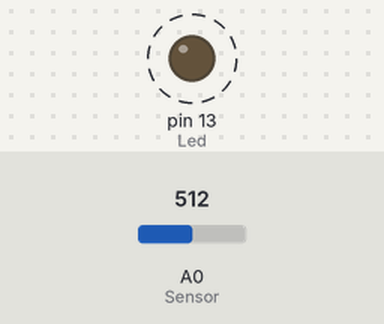
The sketch below on a simulated Arduino Uno, built with avr-gcc and run on an emulated ATmega328P. Shown: output pins drawn as LEDs (lit = HIGH). Dashed ring = blinking. The inputs (shaded band) are chosen by the test bench; at power-on: A0 (Sensor) = 512.

Above: at 1.8 s.
1.9 s: A0 (Sensor) set to 0
At 2.9 s:
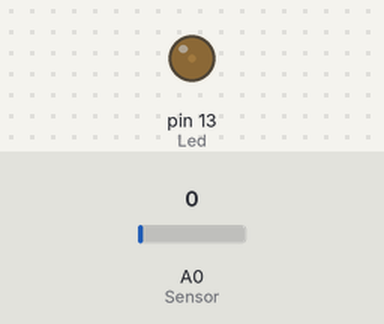
3.6 s: A0 (Sensor) set to 122
At 3.9 s:
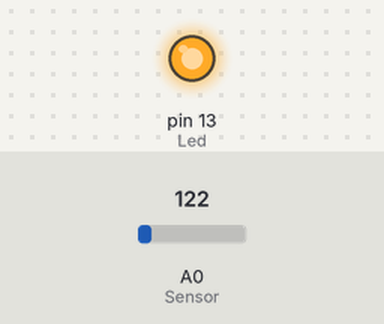
Timing chart, 0 to 13.1 s (numbered marks = the images above; inputs shaded):
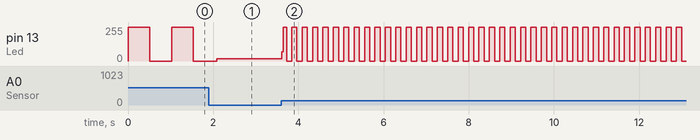

Measured:
- after the input at 3.6 s, pin 13 (Led): 16/255 → 68/255 at once, then moves between 0/255 and 255/255, repeating every 0.24 s
- by itself, pin 13 (Led): alternates 255/255 for 0.51 s and 0/255 for 0.51 s

The sketch:

2_Sensor_A.ino
```cpp
int Led = 13;
int Sensor = A0;

void setup() {
  pinMode(Led, OUTPUT);
  pinMode(Sensor, INPUT);
}

void loop() {
  int tiempo = analogRead(Sensor);

  digitalWrite(Led, HIGH);
  delay(tiempo);
  digitalWrite(Led, LOW);
  delay(tiempo);
}
```
